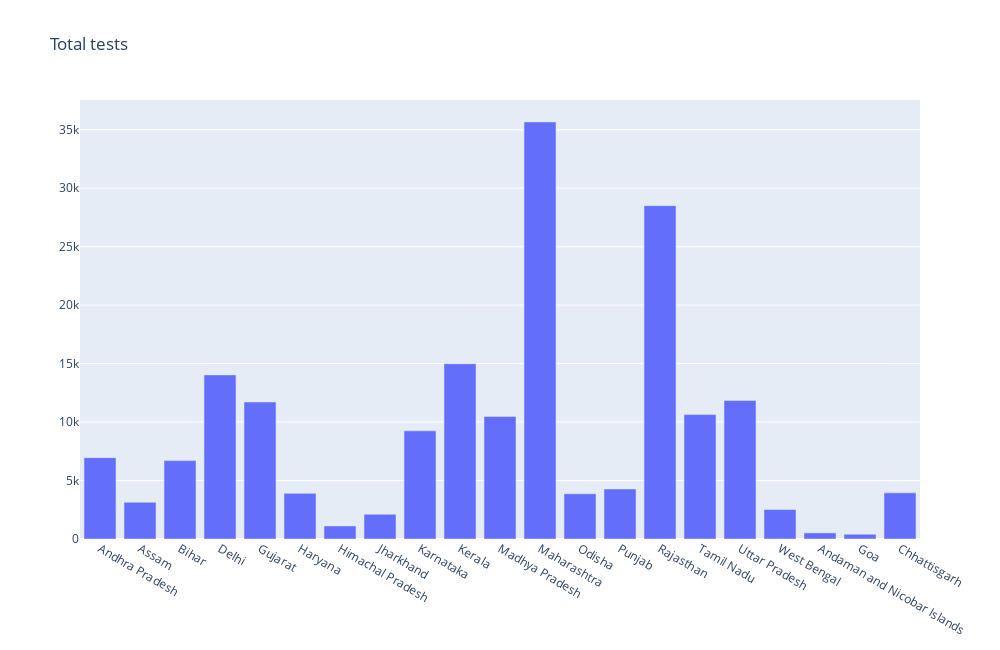

The notebook cell this image was saved under:
### Code cell
fig1=go.Figure(go.Bar(x=ic['State'],y=ic['tests']))
fig1.update_layout(
    autosize=False,
    width=1000,
    height=650,)
fig1.update_layout(title_text='Total tests')

### Figure 1 — Plotly figure (JSON) as saved in the notebook; plotly's stock layout.template omitted (floating-point values rounded to 4 significant figures)
{"data": [{"type": "bar", "x": ["Andhra Pradesh", "Assam", "Bihar", "Delhi", "Gujarat", "Haryana", "Himachal Pradesh", "Jharkhand", "Karnataka", "Kerala", "Madhya Pradesh", "Maharashtra", "Odisha", "Punjab", "Rajasthan", "Tamil Nadu", "Uttar Pradesh", "West Bengal", "Andaman and Nicobar Islands", "Goa", "Chhattisgarh"], "y": [6958, 3138, 6703, 14036, 11715, 3903, 1113, 2117, 9251, 14989, 10481, 35668, 3862, 4281, 28505, 10655, 11855, 2523, 523, 406, 3945]}], "layout": {"autosize": false, "height": 650, "title": {"text": "Total tests"}, "width": 1000}}
